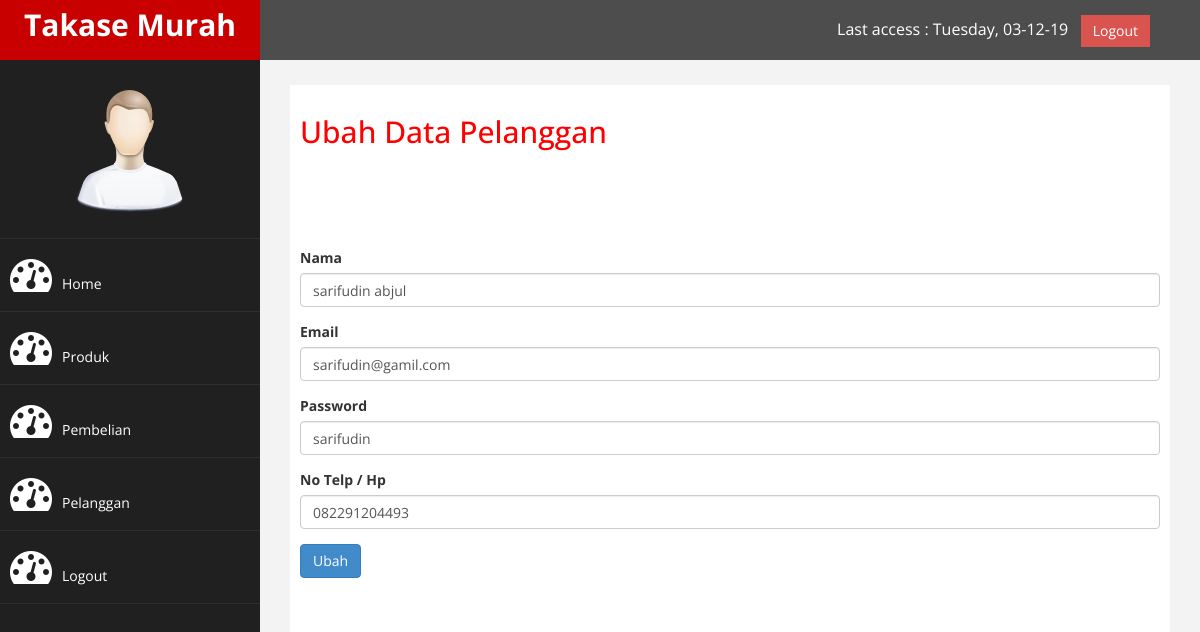
The page /admin/index.php?halaman=ubahPelanggan&id=1 (signed in) on the database its author committed.
### tables this page shows
CREATE TABLE `pelanggan` (
  `id_pelanggan` int(11) NOT NULL,
  `email_pelanggan` varchar(100) NOT NULL,
  `password_pelanggan` varchar(255) NOT NULL,
  `nama_pelanggan` varchar(100) NOT NULL,
  `telp_pelanggan` varchar(25) NOT NULL,
  `alamat_pelanggan` text NOT NULL
);

### admin/ubahPelanggan.php (the view, shortened to what this page needs)
<?php
include  "function.php";
$id = $_GET['id'];
$result = $koneksi->query("SELECT * FROM pelanggan WHERE id_pelanggan=$id");
$data = $result->fetch_assoc();
 ?>
<h2 style="margin-bottom: 100px;">Ubah Data Pelanggan</h2>
<form method="post">
	<div class="form-group">
		<label>Nama</label>
		<input type="text" name="nama" class="form-control" value="<?= $data['nama_pelanggan']; ?>">
	</div>
	<div class="form-group">
		<label>Email</label>
		<input type="email" name="email" class="form-control" value="<?= $data['email_pelanggan']; ?>">
	</div>
	<div class="form-group">
		<label>Password</label>
		<input type="text" name="password" class="form-control" value="<?= $data['password_pelanggan']; ?>">
	</div>
	<div class="form-group">
		<label>No Telp / Hp</label>
		<input type="number" name="telp" class="form-control" value="<?= $data['telp_pelanggan']; ?>">
	</div>
	<button type="submit" name="save" class="btn btn-primary">Ubah</button>
</form>

### admin/assets/css/custom.css (style rules this page uses)
body { font-family: 'Open Sans', sans-serif; }
h2 { color: #f00; }

### rows shown on the page
pelanggan: nama "sarifudin abjul", email "sarifudin@gamil.com", password "sarifudin", telp "082291204493"
